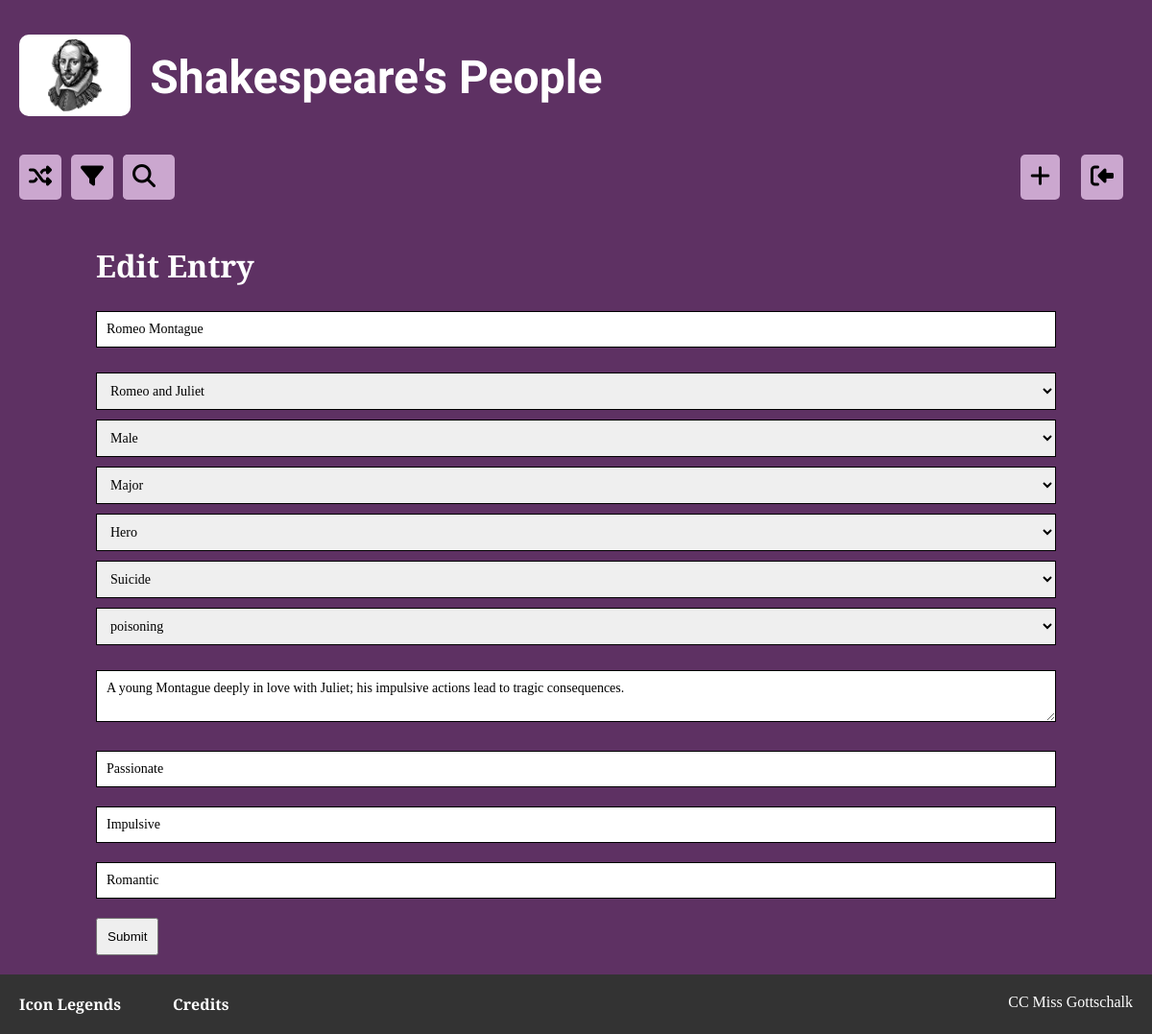
The app's page /index.php?page=admin/edit&ID=1 (signed in) with its own data.
### tables this page shows
CREATE TABLE IF NOT EXISTS `data` (
  `ID` int NOT NULL AUTO_INCREMENT,
  `Character_name` varchar(128) NOT NULL,
  `PlayID` int NOT NULL,
  `RoleID` int NOT NULL,
  `GenderID` int NOT NULL,
  `Moral_AlignmentID` int NOT NULL,
  `Trait_1ID` int NOT NULL,
  `Trait_2ID` int NOT NULL,
  `Trait_3ID` int NOT NULL,
  `COD_ActionID` int NOT NULL,
  `COD_MethodID` int NOT NULL,
  `Description` varchar(255) NOT NULL,
  `Featured_Image` varchar(150) NOT NULL,
  PRIMARY KEY (`ID`)
);

CREATE TABLE IF NOT EXISTS `play_name` (
  `PlayID` int NOT NULL AUTO_INCREMENT,
  `Play` varchar(128) NOT NULL,
  `CategoryID` int NOT NULL,
  PRIMARY KEY (`PlayID`)
);

CREATE TABLE IF NOT EXISTS `gender` (
  `GenderID` int NOT NULL AUTO_INCREMENT,
  `M_or_F` varchar(6) NOT NULL,
  `Gender_Icon` varchar(75) NOT NULL,
  PRIMARY KEY (`GenderID`)
);

CREATE TABLE IF NOT EXISTS `ms_role` (
  `RoleID` int NOT NULL AUTO_INCREMENT,
  `Role` varchar(31) NOT NULL,
  `Role_Icon` varchar(75) NOT NULL,
  PRIMARY KEY (`RoleID`)
);

CREATE TABLE IF NOT EXISTS `moral_alignment` (
  `Moral_AlignmentID` int NOT NULL AUTO_INCREMENT,
  `Alignment` varchar(40) NOT NULL,
  `Moral_Icon` varchar(75) NOT NULL,
  PRIMARY KEY (`Moral_AlignmentID`)
);

CREATE TABLE IF NOT EXISTS `cod_action` (
  `COD_ActionID` int NOT NULL AUTO_INCREMENT,
  `Action` varchar(18) NOT NULL,
  `Action_Icon` varchar(75) NOT NULL,
  PRIMARY KEY (`COD_ActionID`)
);

CREATE TABLE IF NOT EXISTS `cod_method` (
  `COD_MethodID` int NOT NULL AUTO_INCREMENT,
  `Method` varchar(20) NOT NULL,
  `Method_Icon` varchar(75) NOT NULL,
  PRIMARY KEY (`COD_MethodID`)
);

CREATE TABLE IF NOT EXISTS `key_traits` (
  `TraitID` int NOT NULL AUTO_INCREMENT,
  `Trait` varchar(40) NOT NULL,
  PRIMARY KEY (`TraitID`)
);

### functions.php (the view, shortened to what this page needs)
<?php
function get_query($dbconnect, $sql_condition, $params = [])
 {
    $find_sql = "
    SELECT d.*,
            p.*,
            c.*,
            g.*,
            r.*,
            ma.*,
            a.*,
            m.*,
            -- 'Trait' is the COLUMN name with the 'word'
            k1.Trait AS Trait1,
            k2.Trait AS Trait2,
            k3.Trait AS Trait3
    FROM data d
    JOIN play_name p ON p.PlayID = d.PlayID
    JOIN category c ON c.CategoryID = p.CategoryID
    JOIN gender g ON g.GenderID = d.GenderID
    JOIN ms_role r ON r.RoleID = d.RoleID
    JOIN moral_alignment ma ON ma.Moral_AlignmentID = d.Moral_AlignmentID
    JOIN cod_action a ON a.COD_ActionID = d.COD_ActionID
    JOIN cod_method m ON m.COD_MethodID = d.COD_MethodID
    JOIN key_traits k1 ON d.Trait_1ID = k1.TraitID
    JOIN key_traits k2 ON d.Trait_2ID = k2.TraitID
    JOIN key_traits k3 ON d.Trait_3ID = k3.TraitID
    -- Adds additional sql condition
    $sql_condition
    ";
    $stmnt = $dbconnect -> prepare($find_sql);
    if(!empty($params)) {
          $types = str_repeat('s', count($params));
          $bind_values = [];
          foreach ($params as $key => $value) {
            $bind_values[$key] = &$params[$key];
          }
      array_unshift($bind_values, $types);
      call_user_func_array([$stmnt, 'bind_param'], $bind_values);
    }
    $stmnt -> execute();
    $find_query = $stmnt -> get_result();
    $find_count = $find_query -> num_rows;
    return [$find_query, $find_count];
 }
      ?>

### functions.php (the view, shortened to what this page needs)
<?php
function get_query($dbconnect, $sql_condition, $params = [])
 {
    $find_sql = "
    SELECT d.*,
            p.*,
            c.*,
            g.*,
            r.*,
            ma.*,
            a.*,
            m.*,
            -- 'Trait' is the COLUMN name with the 'word'
            k1.Trait AS Trait1,
            k2.Trait AS Trait2,
            k3.Trait AS Trait3
    FROM data d
    JOIN play_name p ON p.PlayID = d.PlayID
    JOIN category c ON c.CategoryID = p.CategoryID
    JOIN gender g ON g.GenderID = d.GenderID
    JOIN ms_role r ON r.RoleID = d.RoleID
    JOIN moral_alignment ma ON ma.Moral_AlignmentID = d.Moral_AlignmentID
    JOIN cod_action a ON a.COD_ActionID = d.COD_ActionID
    JOIN cod_method m ON m.COD_MethodID = d.COD_MethodID
    JOIN key_traits k1 ON d.Trait_1ID = k1.TraitID
    JOIN key_traits k2 ON d.Trait_2ID = k2.TraitID
    JOIN key_traits k3 ON d.Trait_3ID = k3.TraitID
    -- Adds additional sql condition
    $sql_condition
    ";
    $stmnt = $dbconnect -> prepare($find_sql);
    if(!empty($params)) {
          $types = str_repeat('s', count($params));
          $bind_values = [];
          foreach ($params as $key => $value) {
            $bind_values[$key] = &$params[$key];
          }
      array_unshift($bind_values, $types);
      call_user_func_array([$stmnt, 'bind_param'], $bind_values);
    }
    $stmnt -> execute();
    $find_query = $stmnt -> get_result();
    $find_count = $find_query -> num_rows;
    return [$find_query, $find_count];
 }
function get_options($dbconnect, $table, $idField, $valueField) {
    $dropdownSql = "SELECT * FROM `$table` ORDER BY `$table`.`$valueField` ASC ";
    $dropdownQuery = mysqli_query($dbconnect, $dropdownSql);
    while($dropdownRs = mysqli_fetch_assoc($dropdownQuery)) {
      ?>
        <option value="<?= $dropdownRs[$idField]; ?>">
          <?= htmlspecialchars($dropdownRs[$valueField]); ?>
        </option>
      <?php
    }
}
?>

### admin/edit.php (shortened to what this page needs)
<?php
if(isset($_SESSION['admin'])) {
    $ID = $_REQUEST['ID'];
    $get_entry_sql = "WHERE ID LIKE ?";
    $params = [$ID];
    $get_entry_query = get_query($dbconnect, $get_entry_sql, $params)[0];
    $get_entry_rs = mysqli_fetch_assoc($get_entry_query);
    $character_name = $get_entry_rs['Character_name'];
    $description = $get_entry_rs['Description'];
    $PlayID = $get_entry_rs['PlayID'];
    $Play = $get_entry_rs['Play'];
    $Gender = $get_entry_rs['M_or_F'];
    $GenderID = $get_entry_rs['GenderID'];
    $Role = $get_entry_rs['Role'];
    $RoleID = $get_entry_rs['RoleID'];
    $Alignment = $get_entry_rs['Alignment'];
    $Moral_AlignmentID = $get_entry_rs['Moral_AlignmentID'];
    $COD_Action = $get_entry_rs['Action'];
    $COD_ActionID = $get_entry_rs['COD_ActionID'];
    $COD_Method = $get_entry_rs['Method'];
    $COD_MethodID = $get_entry_rs['COD_MethodID'];
    $trait_1 = $get_entry_rs['Trait1'];
    $trait_2 = $get_entry_rs['Trait2'];
    $trait_3 = $get_entry_rs['Trait3'];
        $dropdown_details = [
        ['play', 'play_name', 'PlayID', 'Play', $Play, $PlayID],
       ['gender', 'gender', 'GenderID', 'M_or_F', $Gender, $GenderID],
        ['role', 'ms_role', 'RoleID', 'Role', $Role, $RoleID],
        ['alignment', 'moral_alignment', 'Moral_AlignmentID', 'Alignment', $Alignment, $Moral_AlignmentID],
        ['COD_action', 'cod_action', 'COD_ActionID', 'Action', $COD_Action, $COD_ActionID],
        ['COD_method', 'cod_method', 'COD_MethodID', 'Method', $COD_Method, $COD_MethodID],
        ];
?>
<div class="big-form">
    <h2>Edit Entry</h2>
    <form action="index.php?page=admin/edit_entry&ID=<?= $ID; ?>" method="post">
        <p><input name="character" value="<?= htmlspecialchars($character_name); ?>" required></p>
        <?php
        foreach($dropdown_details as $drop) {
            list($name, $table, $id_field, $label_field, $placeholder, $value) = $drop;
        ?>
        <select class="marg-bottom" name="<?= htmlspecialchars($name); ?>" required>
            <option value="<?= htmlspecialchars($value); ?>" selected><?= htmlspecialchars($placeholder); ?></option>
        </select>
        <?php
        }
        ?>
    <p>
        <textarea name="description" required><?= htmlspecialchars($description); ?></textarea>
    </p>
    <div class="autocomplete marg-bottom">
            <input name="Trait1" id="Trait1" value="<?= htmlspecialchars($trait_1); ?>" required>
    </div>
    <div class="autocomplete marg-bottom">
        <input name="Trait2" id="Trait2" value="<?= htmlspecialchars($trait_2); ?>">
    </div>
    <div class="autocomplete marg-bottom">
        <input name="Trait3" id="Trait3" value="<?= htmlspecialchars($trait_3); ?>">
    </div>
    <button class="form-submit pad-10" type="submit" name="submit">Submit</button>
    </form>
</div>
<?php
}
else {
    $login_error = 'Please login to access this page';
    header("Location: index.php?page=admin/login&error=$login_error");
}
?>

### css/auto_complete.css (style rules this page uses)
.autocomplete { position: relative; display: inline-block; width: 100%; color: #000; }

### css/base.css (style rules this page uses)
:root { --dark-purple: #5E3163; --med-purple: #8e6593; --light-purple: #cba7cf; --charcoal: #333; --error-back: #F7BEBE; --error-text: #660000; --hover-peach: #FCD495; --visited-grey: #c6c6c6; --light-grey: #dedede; --black: #000; --white: #fff; }
.pad-10 { padding: 10px; }
.marg-bottom { margin-bottom: 10px; }
html, body { height: 100%; }
body { margin: 0; padding: 0; background-color: var(--dark-purple); color: var(--white); font-family: "Libre Baskerville", serif; }
h2 { font-size: 200%; }

### css/forms.css (style rules this page uses)
input, textarea, select { font-family: "Libre Baskerville", serif; font-size: 14px; padding: 10px; margin-bottom: 10px; display: inline-block; border: 1px solid #000; box-sizing: border-box; width: 100%; }
.big-form { max-width: 1000px; margin: auto; }

### css/shake_style.css (style rules this page uses)
html, body { margin: auto; padding: 0; height: 100%; margin: 0; background-color: #5e3163; color: #ffffff; font-family: "Libre Baskerville", serif; }
h2 { font-size: 200%; }

### records on screen
data: character "Romeo Montague", play "Romeo and Juliet", gender "Male", role "Major", alignment "Hero", COD_action "Suicide", COD_method "poisoning", description "A young Montague deeply in love with Juliet; his impulsive actions lead to tragic consequences.", Trait1 "Passionate", Trait2 "Impulsive", Trait3 "Romantic"
